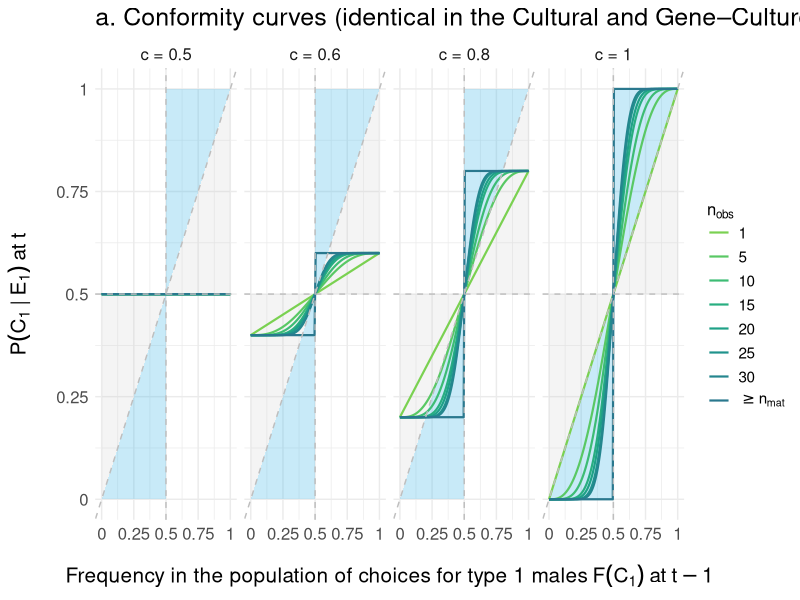
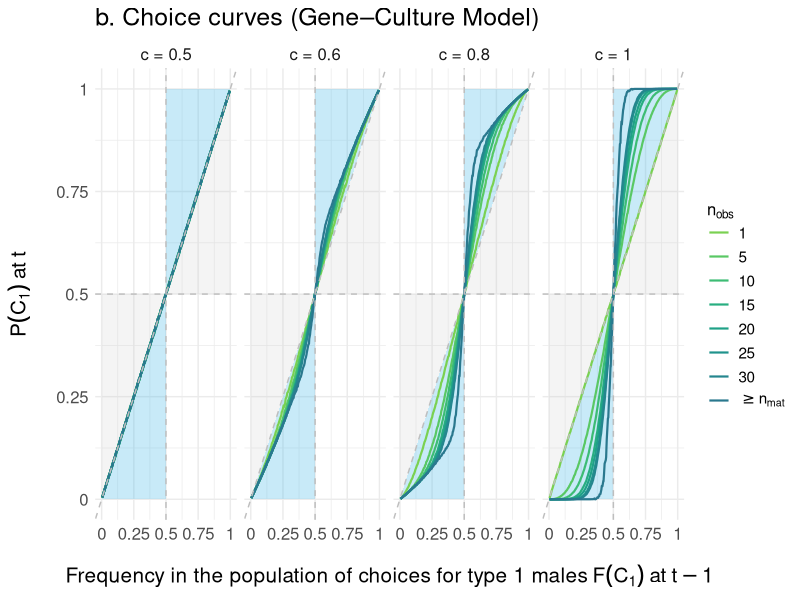

Recreate these plots in R, in order. (Note: this script raises an error after producing the figures.)
# ================================================================================
# FIGURE 2: CONFORMITY AND CHOICE CURVES ANALYSIS
# ================================================================================
#
# This script generates Figure 2 from the publication, which shows the
# relationship between population-level choice frequencies at t and choice
# probabilities at t+1 under different conformist social learning parameters.
# 
# The figure contains two panels:
# a) Conformity curves (identical for both Cultural and Gene-Culture Models)
# b) Choice curves (specific to Gene-Culture Model with encounter constraints)
#
# ================================================================================

#### Load Required Libraries ####

library(ggplot2)
library(viridis)

#### Data Import and Model Parameters ####

# Import pre-computed simulation results for Gene-Culture Model
# These data represent means from 1000 simulation replicates, each lasting one time step
# Each row represents one unique combination of tested parameters
# Don't forget to set the data folder as working directory
df_geneculture <- read.csv("GC_model_means.csv")

# Baseline parameters used across all simulations
parameters <- list(
  nb_class = c(1,1),                    # Age structure: 1 juvenile + 1 adult class
  K = 1000,                             # Population carrying capacity (individuals)
  female_strategy = "conformity",       # Social learning strategy
  survival = 0.9,                       # Baseline survival probability per time step
  ageing = 0.1,                         # Probability of remaining in same age class
  initial_trait_frequency = 0.5,        # Initial frequency of trait 1 in population
  n_matings = 100,                      # Maximum matings per male per generation
  mutation_rate = 0.1,                  # Genetic mutation rate per generation
  n_obs = 10,                           # Number of matings observed by learning females
  c = 0.5                               # Copying fidelity
)

# Theoretical maximum number of observable matings
# This represents the total number of mating demonstrations available when population
# is at carrying capacity with optimal demographic structure
n_observable_matings <- 224 # Pre-computed from demographic simulations with K=1000

# Define parameter space for systematic exploration
# This grid covers the full range of social learning intensities and initial conditions
param_variation <- expand.grid(
  n_obs = c(0, 1, seq(5, 30, 5), n_observable_matings), # Observation capacity range
  mutation_rate = 0,                                    # No mutation (pure cultural dynamics)
  c = seq(0.5, 1, 0.1),                                # Copying fidelity range
  initial_trait_frequency = seq(0, 1, 1/n_observable_matings) # Full frequency spectrum
)

n_rep <- 1000  # Number of simulation replicates per parameter combination

# Extract unique parameter values for systematic analysis
c_vector <- unique(param_variation$c)      # All copying fidelity values tested
n_obs_vector <- unique(param_variation$n_obs)  # All observation capacities tested
nb_of_plots <- length(c_vector)           # Number of panels needed in figure

# Create frequency ratio vector for theoretical calculations
# This represents all possible frequencies of trait 1 among observable matings
ratios <- seq(0, 1, 1/n_observable_matings)
possible_n_matings_1 <- seq(0, n_observable_matings, 1)  # Possible counts of trait 1 matings

#### Analytical Function for Conformity Curves ####

#' Calculate Theoretical Conformity Response
#' 
#' Computes the probability that a female will choose a type 1 male given her
#' learned preference, based on hypergeometric sampling of social demonstrations.
#' This function implements the mathematical model described in the Methods section.
#'
#' @param n_matings Total number of matings available for observation
#' @param n_matings_1 Number of matings involving type 1 males
#' @param n_obs Number of matings each female can observe (observation capacity)
#' @param c Copying fidelity (probability of following learned preference)
#' @return Probability of choosing type 1 male
#'
#' @details
#' The function implements the following biological process:
#' 1. Females sample n_obs matings from n_matings available demonstrations
#' 2. They detect majority choice among their sample (hypergeometric distribution)
#' 3. They develop preference for majority type (or random if tied)
#' 4. They apply learned preference with probability c when encountering males
theoretical_conformity_response <- function(n_matings, n_matings_1, n_obs, c) {
  
  # Ensure observation capacity doesn't exceed available demonstrations
  # This prevents mathematical errors when female density is low
  n_obs <- min(n_obs, n_matings)
  
  # Calculate threshold for majority detection
  # floor() ensures we use discrete counts for hypergeometric distribution
  quorum_needed = floor(n_obs/2)
  
  # Probability of observing majority for type 1 males
  # Uses hypergeometric distribution: sampling n_obs from population of n_matings
  # where n_matings_1 are "successes" (type 1 matings)
  p_maj1 = phyper(quorum_needed, n_matings_1, n_matings - n_matings_1, 
                  n_obs, lower.tail = FALSE)
  
  # Probability of observing majority for type 0 males (symmetric calculation)
  p_maj0 = phyper(quorum_needed, n_matings - n_matings_1, n_matings_1, 
                  n_obs, lower.tail = FALSE)
  
  # Probability of observing no clear majority (tie situation)
  # Rounded to avoid negative infinitesimal probabilities from floating-point arithmetic
  p_no_maj = round(1 - p_maj1 - p_maj0, 5)
  
  # Calculate preference probabilities based on majority detection
  p_pref1 <- p_maj1 + 0.5*p_no_maj  # Prefer type 1 if majority or half of ties
  p_pref0 <- p_maj0 + 0.5*p_no_maj  # Prefer type 0 if majority or half of ties
  
  # Calculate final choice probability incorporating copying fidelity
  # This represents the conditional probability P(C₁|E₁) from the paper
  p_choice1 <- c*p_pref1 + (1-c)*p_pref0
  
  return(p_choice1)
}

#### Generate Analytical Conformity Curves ####

# Initialize storage for analytical conformity curves data
# These curves show the relationship between population frequency and individual choice probability
columns_df <- c("p_choice_1","n_matings_1", "ratio_matings_1","n_obs", "c") 
analytical_curves <- data.frame(matrix(nrow = 0, ncol = length(columns_df))) 
colnames(analytical_curves) = columns_df
plots_list <- list()  # Store individual plot data for potential separate analysis

# Generate conformity curves for each copying fidelity level
count <- 1
while (count <= nb_of_plots) {
  tested_c <- c_vector[count]  # Current copying fidelity being analyzed
  
  # Initialize storage for current copying fidelity level
  one_plot_df <- data.frame(matrix(nrow = 0, ncol = length(columns_df))) 
  colnames(one_plot_df) = columns_df
  
  # Generate curves for each observation capacity (n_obs)
  prop <- 1
  for (nobs in n_obs_vector) {
    
    # Initialize storage for current observation capacity
    one_nobs_df <- data.frame(matrix(nrow = length(possible_n_matings_1), ncol = length(columns_df))) 
    colnames(one_nobs_df) = columns_df
    
    # Calculate choice probabilities across all possible trait frequencies
    for (i in 1:length(possible_n_matings_1)) { 
      one_nobs_df[i, "n_matings_1"] <- possible_n_matings_1[i]  # Count of type 1 matings
      one_nobs_df[i, "n_obs"] <- nobs                          # Observation capacity
      one_nobs_df[i, "ratio_matings_1"] <- ratios[i]           # Frequency of type 1 matings
      one_nobs_df[i, "c"] <- tested_c                          # Copying fidelity
      
      # Calculate theoretical choice probability using analytical model
      one_nobs_df[i, "p_choice_1"] <- theoretical_conformity_response(
        n_observable_matings, possible_n_matings_1[i], nobs, tested_c)
    } 
    
    # Compile data for current observation capacity
    one_plot_df <- rbind(one_plot_df, one_nobs_df)
    plots_list[[count]] <- one_plot_df
    prop <- prop + 1
  }
  
  # Compile data for current copying fidelity level
  analytical_curves <- rbind(analytical_curves, one_plot_df)
  count <- count + 1
}

#### Create Analytical Conformity Curves Plot ####

# Convert numeric variables to factors for proper ggplot handling
analytical_curves$n_obs <- as.factor(analytical_curves$n_obs)
analytical_curves$c <- as.factor(analytical_curves$c)

# Create panel labels for copying fidelity levels
# These will appear as facet headers in the final plot
c_labs <- c()
for (i in 1:length(unique(param_variation$c))){
  c_labs[i] <- paste("c =", unique(param_variation$c)[i])
}
names(c_labs) <- unique(param_variation$c)

# Subset data for cleaner visualization
# Remove n_obs = 0 and intermediate c values for clarity
analytical_curves_sub <- subset(analytical_curves, n_obs != 0 & c != 0.7 & c!= 0.9)

# Create conformity curves plot (Panel A)
plot_analytical <- ggplot(analytical_curves_sub, aes(x = ratio_matings_1, y = p_choice_1, color = n_obs)) +
  
  # Add background regions to highlight majority exaggeration
  # Blue regions: where P(C₁|E₁) > F(C₁) (majority exaggeration occurs)
  # Gray regions: where P(C₁|E₁) ≤ F(C₁) (no majority exaggeration)
  annotate(geom = "polygon", x = c(0, 0.5, 0.5), y = c(0, 0, 0.5), 
           fill = "#48bbe8", alpha = 0.3) +
  annotate(geom = "polygon", x = c(0.5, 0.5, 1), y = c(0.5, 1, 1), 
           fill = "#48bbe8", alpha = 0.3) +
  annotate(geom = "polygon", x = c(0.5, 1, 1), y = c(0.5, 0.5, 1), 
           fill = "gray80", alpha = 0.2) +
  annotate(geom = "polygon", x = c(0, 0, 0.5), y = c(0, 0.5, 0.5), 
           fill = "gray80", alpha = 0.2) +
  
  # Plot conformity curves as lines (different colors for different n_obs)
  geom_line(lwd = 0.75) +
  
  # Add reference lines for interpretation
  geom_hline(yintercept = 0.5, linetype = "dashed", color = "grey") +  # Random choice baseline
  geom_vline(xintercept = 0.5, linetype = "dashed", color = "grey") +  # Equal frequency line
  geom_abline(intercept = 0, slope = 1, linetype = "dashed", color = "grey") +  # No bias line
  
  # Create separate panels for each copying fidelity level
  facet_grid(~ c, labeller = labeller(c = c_labs)) +
  
  # Configure axes with scientific notation
  scale_x_continuous(expression("Frequency in the population of choices for type 1 males" ~ F(C[1]) ~ "at" ~ t-1), 
                     breaks = seq(0, 1, 0.25), limits = c(0,1), labels = seq(0, 1, 0.25)) +
  scale_y_continuous(expression(P(C[1] ~ "|" ~ E[1]) ~ "at" ~ t), 
                     breaks = seq(0, 1, 0.25), limits = c(0,1), labels = seq(0, 1, 0.25)) +
  
  # Apply color scheme
  scale_color_viridis(option = "D", discrete = TRUE, direction = -1, begin = 0.4, end = 0.8, 
                      labels = c(1, seq(5, 30, 5), expression("">= n[mat]))) +
  
  # Configure legend
  guides(color = guide_legend(title = expression(n[obs]))) +
  
  # Add panel title
  ggtitle("a. Conformity curves (identical in the Cultural and Gene–Culture Models)") +
  
  # Apply theme
  theme_minimal() +
  theme(strip.background = element_blank(),
        title = element_text(size = 15, margin = margin(t = 20)),    
        axis.title.x = element_text(size = 15, margin = margin(t = 15)),
        axis.title.y = element_text(size = 15, margin = margin(r = 15)), 
        axis.text.x = element_text(size = 12),  
        axis.text.y = element_text(size = 12),
        legend.title = element_text(size = 12),  
        legend.text = element_text(size = 11),
        strip.text = element_text(size = 12)) 

# Display the analytical plot
plot_analytical

#### Create Choice Curves Plot from Gene-Culture Model Simulations ####

# Prepare simulation data for plotting (same factor conversions)
df_geneculture$n_obs <- as.factor(df_geneculture$n_obs)
df_geneculture$c <- as.factor(df_geneculture$c)

# Use identical panel labels for consistency between plots
c_labs <- c()
for (i in 1:length(unique(param_variation$c))){
  c_labs[i] <- paste("c =", unique(param_variation$c)[i])
}
names(c_labs) <- unique(param_variation$c)

# Subset simulation data for visualization
# Remove boundary conditions and intermediate c values for clarity
df_geneculture_sub <- subset(df_geneculture, n_obs != 0 & 
                               initial_trait_frequency != 0 & 
                               initial_trait_frequency != 1 & 
                               c != 0.7 & c!= 0.9)

# Create choice curves plot (Panel B)
# This uses simulation results rather than analytical calculations
# because encounters in Gene-Culture Model depend on complex frequency dynamics
plot_simulations <- ggplot(df_geneculture_sub, aes(x = female_choice_first, y = female_choice_last, color = n_obs)) +
  
  # Add identical background regions for direct comparison with Panel A
  annotate(geom = "polygon", x = c(0, 0.5, 0.5), y = c(0, 0, 0.5), 
           fill = "#48bbe8", alpha = 0.3) +
  annotate(geom = "polygon", x = c(0.5, 0.5, 1), y = c(0.5, 1, 1), 
           fill = "#48bbe8", alpha = 0.3) +
  annotate(geom = "polygon", x = c(0.5, 1, 1), y = c(0.5, 0.5, 1), 
           fill = "gray80", alpha = 0.2) +
  annotate(geom = "polygon", x = c(0, 0, 0.5), y = c(0, 0.5, 0.5), 
           fill = "gray80", alpha = 0.2) +
  
  # Plot choice curves from simulation results
  geom_line(lwd = 0.75) +
  
  # Add identical reference lines for comparison
  geom_hline(yintercept = 0.5, linetype = "dashed", color = "grey") +
  geom_vline(xintercept = 0.5, linetype = "dashed", color = "grey") +
  geom_abline(intercept = 0, slope = 1, linetype = "dashed", color = "grey") +
  
  # Use identical faceting structure
  facet_grid(~ c, labeller = labeller(c = c_labs)) +
  
  # Configure axes
  scale_x_continuous(expression("Frequency in the population of choices for type 1 males" ~ F(C[1]) ~ "at" ~ t-1), 
                     breaks = seq(0, 1, 0.25), limits = c(0,1), labels = seq(0, 1, 0.25)) +
  scale_y_continuous(expression(P(C[1]) ~ "at" ~ t), 
                     breaks = seq(0, 1, 0.25), limits = c(0,1), labels = seq(0, 1, 0.25)) +
  
  # Apply color scheme
  scale_color_viridis(option = "D", discrete = TRUE, direction = -1, begin = 0.4, end = 0.8, 
                      labels = c(1, seq(5, 30, 5), expression("">= n[mat]))) +
  
  # Configure legend
  guides(color = guide_legend(title = expression(n[obs]))) +
  
  # Add panel title
  ggtitle("b. Choice curves (Gene–Culture Model)") +
  
  # Apply theme
  theme_minimal() +
  theme(strip.background = element_blank(),
        title = element_text(size = 15, margin = margin(t = 20)),    
        axis.title.x = element_text(size = 15, margin = margin(t = 15)),
        axis.title.y = element_text(size = 15, margin = margin(r = 15)), 
        axis.text.x = element_text(size = 12),  
        axis.text.y = element_text(size = 12),
        legend.title = element_text(size = 12),  
        legend.text = element_text(size = 11),
        strip.text = element_text(size = 12)) 

# Display the simulation plot
plot_simulations

#### Combine Plots into Publication Figure ####

# Combine both panels into single publication-ready figure
# Uses patchwork syntax for professional multi-panel layout
figure_conf_curves <- plot_analytical / plot_simulations + 
  plot_layout(axes = "collect") +     # Align axes across panels
  plot_layout(guides = 'collect')     # Use shared legend

# Display combined figure
figure_conf_curves

# Export figure to PDF format for publication
# Dimensions optimized for two-column academic journal format
pdf(file="figure2.pdf", width = 13, height = 8.5)
figure_conf_curves
dev.off()

# Alternative SVG export (commented out)
# SVG format provides scalable vector graphics for online publication
# svg(file="figure2.svg", width = 13, height = 8.5)
# figure_conf_curves
# dev.off()